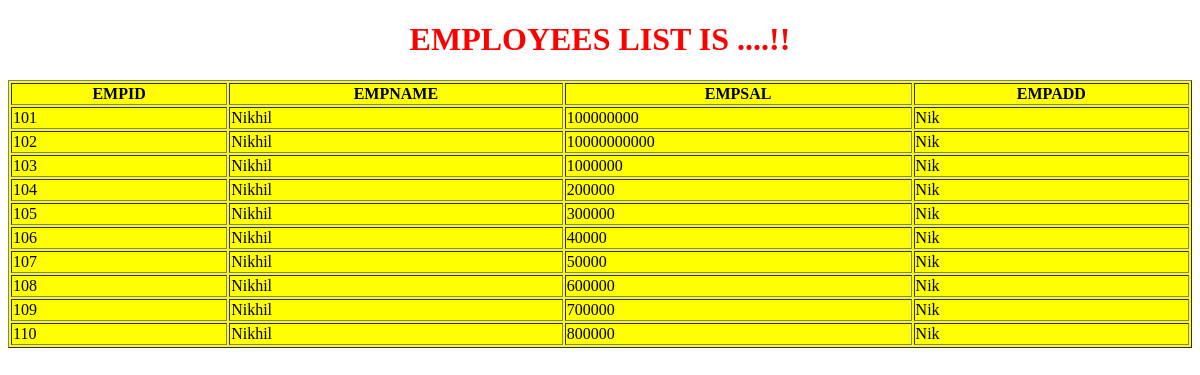
The page / on the database its author committed.
### WebApp/models.py (models this page shows)
class Emp(models.Model):
    EmpID = models.IntegerField()
    EmpName = models.CharField(max_length=40)
    EmpSal = models.IntegerField()
    EmpAdd = models.CharField(max_length=40)

### WebApp/views.py (the view)
# urls.py: path('', views.Emp_View),
def Emp_View(request):
    EmpList = Emp.objects.all()
    My_Dict = {'elist': EmpList}
    return render(request, 'WebApp/Welcome.html', My_Dict)

### templates/WebApp/Welcome.html (shortened to what this page needs)
<!DOCTYPE html>
{% load static %}
<html lang="en">
<head>
    <link href="{% static 'css/Welcome.css' %}" rel="stylesheet">
</head>
<body>
    <h1>EMPLOYEES LIST IS ....!!</h1>
    {% if elist %}
    <table border="1px">
        <thead>
            <th>EMPID</th>
            <th>EMPNAME</th>
            <th>EMPSAL</th>
            <th>EMPADD</th>
        {% for emp in elist %}
        <tr>
            <td>{{ emp.EmpID }}</td>
            <td>{{ emp.EmpName }}</td>
            <td>{{ emp.EmpSal }}</td>
            <td>{{ emp.EmpAdd }}</td>
        </tr>
        {% endfor %}
        </thead>
    </table>
    {% else %}
    <h2>Sorry No record Found</h2>
    {% endif %}
</body>
</html>

### static/css/Welcome.css (style rules this page uses)
body { background-image: url('/static/images/bg.jpg'); background-repeat: no-repeat; }
table { margin: auto; background: yellow; width: 100%; }
h1 { color: red; text-align: center; font-family: taboma; }

### rows shown on the page
Emp: EmpID "101", EmpName "Nikhil", EmpSal "100000000", EmpAdd "Nik"
Emp: EmpID "102", EmpName "Nikhil", EmpSal "10000000000", EmpAdd "Nik"
Emp: EmpID "103", EmpName "Nikhil", EmpSal "1000000", EmpAdd "Nik"
Emp: EmpID "104", EmpName "Nikhil", EmpSal "200000", EmpAdd "Nik"
Emp: EmpID "105", EmpName "Nikhil", EmpSal "300000", EmpAdd "Nik"
Emp: EmpID "106", EmpName "Nikhil", EmpSal "40000", EmpAdd "Nik"
Emp: EmpID "107", EmpName "Nikhil", EmpSal "50000", EmpAdd "Nik"
Emp: EmpID "108", EmpName "Nikhil", EmpSal "600000", EmpAdd "Nik"
Emp: EmpID "109", EmpName "Nikhil", EmpSal "700000", EmpAdd "Nik"
Emp: EmpID "110", EmpName "Nikhil", EmpSal "800000", EmpAdd "Nik"
